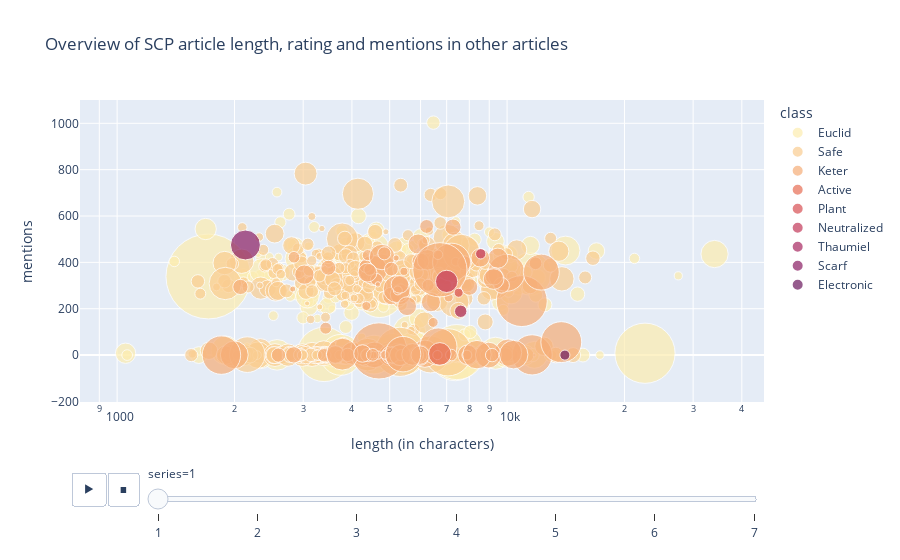

Notebook code for this chart:
### Code cell
figure=px.scatter(
    ratings_df.dropna(subset=["rating"]),
    x="length",
    y="mentions",
    size="rating",
    color="class",
    color_discrete_sequence=px.colors.sequential.matter,
    hover_name="code",
    animation_frame="series",
    hover_data = {"series":False},
    log_x=True,
    size_max=60,
    title="Overview of SCP article length, rating and mentions in other articles",
)
figure.update_layout(xaxis_title="length (in characters)")
figure.show()

### Figure 1 — Plotly figure (JSON) as saved in the notebook; plotly's stock layout.template omitted (floating-point values rounded to 4 significant figures; data arrays with more than 128 entries replaced by an {"elided": "..."} marker saying what was removed)
{"data": [{"customdata": {"elided": "415x1 int values"}, "hovertemplate": "<b>%{hovertext}</b><br><br>class=Euclid<br>length=%{x}<br>mentions=%{y}<br>rating=%{marker.size}<extra></extra>", "hovertext": {"elided": "415 str values"}, "legendgroup": "Euclid", "marker": {"color": "rgb(253, 237, 176)", "size": {"elided": "415 int values"}, "sizemode": "area", "sizeref": 2.129, "symbol": "circle"}, "mode": "markers", "name": "Euclid", "orientation": "v", "showlegend": true, "type": "scatter", "x": {"elided": "415 int values"}, "xaxis": "x", "y": {"elided": "415 int values"}, "yaxis": "y"}, {"customdata": {"elided": "379x1 int values"}, "hovertemplate": "<b>%{hovertext}</b><br><br>class=Safe<br>length=%{x}<br>mentions=%{y}<br>rating=%{marker.size}<extra></extra>", "hovertext": {"elided": "379 str values"}, "legendgroup": "Safe", "marker": {"color": "rgb(250, 205, 145)", "size": {"elided": "379 int values"}, "sizemode": "area", "sizeref": 2.129, "symbol": "circle"}, "mode": "markers", "name": "Safe", "orientation": "v", "showlegend": true, "type": "scatter", "x": {"elided": "379 int values"}, "xaxis": "x", "y": {"elided": "379 int values"}, "yaxis": "y"}, {"customdata": [[1], [1], [1], [1], [1], [1], [1], [1], [1], [1], [1], [1], [1], [1], [1], [1], [1], [1], [1], [1], [1], [1], [1], [1], [1], [1], [1], [1], [1], [1], [1], [1], [1], [1], [1], [1], [1], [1], [1], [1], [1], [1], [1], [1], [1], [1], [1], [1], [1], [1], [1], [1], [1], [1], [1], [1], [1], [1], [1], [1], [1], [1], [1], [1], [1], [1], [1], [1], [1], [1], [1], [1], [1], [1], [1], [1], [1], [1], [1], [1], [1], [1], [1], [1], [1], [1], [1], [1], [1], [1], [1], [1], [1], [1], [1]], "hovertemplate": "<b>%{hovertext}</b><br><br>class=Keter<br>length=%{x}<br>mentions=%{y}<br>rating=%{marker.size}<extra></extra>", "hovertext": ["SCP-016", "SCP-017", "SCP-019", "SCP-020", "SCP-029", "SCP-035", "SCP-047", "SCP-055", "SCP-058", "SCP-059", "SCP-060", "SCP-076", "SCP-090", "SCP-094", "SCP-106", "SCP-122", "SCP-129", "SCP-140", "SCP-149", "SCP-150", "SCP-165", "SCP-169", "SCP-204", "SCP-217", "SCP-233", "SCP-236", "SCP-239", "SCP-255", "SCP-259", "SCP-271", "SCP-274", "SCP-280", "SCP-293", "SCP-307", "SCP-319", "SCP-339", "SCP-352", "SCP-353", "SCP-354", "SCP-363", "SCP-370", "SCP-396", "SCP-409", "SCP-414", "SCP-435", "SCP-469", "SCP-496", "SCP-505", "SCP-510", "SCP-515", "SCP-532", "SCP-575", "SCP-579", "SCP-582", "SCP-589", "SCP-609", "SCP-610", "SCP-616", "SCP-631", "SCP-667", "SCP-673", "SCP-679", "SCP-682", "SCP-689", "SCP-718", "SCP-722", "SCP-734", "SCP-736", "SCP-738", "SCP-742", "SCP-743", "SCP-752", "SCP-770", "SCP-771", "SCP-775", "SCP-785", "SCP-804", "SCP-813", "SCP-835", "SCP-836", "SCP-858", "SCP-861", "SCP-870", "SCP-871", "SCP-902", "SCP-938", "SCP-939", "SCP-940", "SCP-947", "SCP-952", "SCP-953", "SCP-957", "SCP-968", "SCP-990", "SCP-1000"], "legendgroup": "Keter", "marker": {"color": "rgb(246, 173, 119)", "size": [701, 829, 483, 523, 433, 1720, 193, 3364, 792, 221, 450, 1472, 180, 286, 2762, 330, 82, 1455, 247, 265, 437, 891, 209, 781, 171, 134, 691, 171, 181, 89, 158, 203, 31, 85, 435, 143, 332, 303, 1378, 297, 434, 239, 401, 324, 455, 391, 41, 279, 152, 205, 39, 142, 273, 381, 69, 446, 1530, 370, 105, 98, 87, 153, 3134, 379, 216, 145, 156, 331, 782, 190, 341, 409, 139, 72, 67, 254, 712, 125, 873, 79, 135, 105, 466, 1080, 1579, 91, 867, 326, 226, 192, 501, 358, 173, 1341, 1778], "sizemode": "area", "sizeref": 2.129, "symbol": "circle"}, "mode": "markers", "name": "Keter", "orientation": "v", "showlegend": true, "type": "scatter", "x": [4569, 1997, 4997, 4009, 4261, 11595, 3396, 4693, 6155, 4998, 5979, 6666, 4378, 2838, 10908, 5054, 7385, 9959, 2071, 9678, 5325, 4523, 7785, 5214, 4336, 4396, 4778, 11830, 4844, 4357, 4625, 5050, 4663, 5246, 5916, 2841, 5312, 5998, 12238, 8006, 9467, 3480, 3022, 9254, 9235, 6380, 5195, 7265, 6275, 6217, 2820, 4441, 6867, 4385, 5438, 6250, 7204, 8536, 6465, 6649, 7082, 3427, 6725, 5541, 2593, 7198, 4952, 3626, 10063, 3902, 5020, 7921, 5349, 4656, 4540, 5056, 8952, 5371, 10395, 4853, 5353, 7888, 5317, 3780, 1851, 6628, 8372, 4258, 5972, 9156, 5725, 5987, 4523, 5410, 13773], "xaxis": "x", "y": [1, 1, 0, 8, 0, 1, 0, 18, 6, 0, 0, 37, 0, 1, 233, 255, 403, 355, 294, 301, 262, 368, 398, 285, 384, 431, 423, 396, 439, 212, 326, 371, 305, 279, 479, 422, 305, 404, 358, 294, 418, 377, 347, 340, 328, 228, 419, 552, 301, 555, 285, 369, 301, 356, 361, 411, 401, 420, 141, 433, 249, 116, 368, 211, 0, 0, 0, 3, 11, 1, 0, 1, 0, 0, 0, 0, 0, 0, 2, 1, 0, 0, 0, 4, 0, 0, 2, 7, 0, 0, 3, 0, 1, 4, 56], "yaxis": "y"}, {"customdata": [[1]], "hovertemplate": "<b>%{hovertext}</b><br><br>class=Active<br>length=%{x}<br>mentions=%{y}<br>rating=%{marker.size}<extra></extra>", "hovertext": ["SCP-040"], "legendgroup": "Active", "marker": {"color": "rgb(231, 109, 84)", "size": [549], "sizemode": "area", "sizeref": 2.129, "symbol": "circle"}, "mode": "markers", "name": "Active", "orientation": "v", "showlegend": true, "type": "scatter", "x": [6722], "xaxis": "x", "y": [5], "yaxis": "y"}, {"customdata": [[1]], "hovertemplate": "<b>%{hovertext}</b><br><br>class=Plant<br>length=%{x}<br>mentions=%{y}<br>rating=%{marker.size}<extra></extra>", "hovertext": ["SCP-199"], "legendgroup": "Plant", "marker": {"color": "rgb(216, 80, 83)", "size": [88], "sizemode": "area", "sizeref": 2.129, "symbol": "circle"}, "mode": "markers", "name": "Plant", "orientation": "v", "showlegend": true, "type": "scatter", "x": [7511], "xaxis": "x", "y": [269], "yaxis": "y"}, {"customdata": [[1], [1]], "hovertemplate": "<b>%{hovertext}</b><br><br>class=Neutralized<br>length=%{x}<br>mentions=%{y}<br>rating=%{marker.size}<extra></extra>", "hovertext": ["SCP-356", "SCP-407"], "legendgroup": "Neutralized", "marker": {"color": "rgb(195, 56, 90)", "size": [114, 529], "sizemode": "area", "sizeref": 2.129, "symbol": "circle"}, "mode": "markers", "name": "Neutralized", "orientation": "v", "showlegend": true, "type": "scatter", "x": [8560, 6998], "xaxis": "x", "y": [437, 318], "yaxis": "y"}, {"customdata": [[1]], "hovertemplate": "<b>%{hovertext}</b><br><br>class=Thaumiel<br>length=%{x}<br>mentions=%{y}<br>rating=%{marker.size}<extra></extra>", "hovertext": ["SCP-378"], "legendgroup": "Thaumiel", "marker": {"color": "rgb(168, 40, 96)", "size": [164], "sizemode": "area", "sizeref": 2.129, "symbol": "circle"}, "mode": "markers", "name": "Thaumiel", "orientation": "v", "showlegend": true, "type": "scatter", "x": [7606], "xaxis": "x", "y": [189], "yaxis": "y"}, {"customdata": [[1]], "hovertemplate": "<b>%{hovertext}</b><br><br>class=Scarf<br>length=%{x}<br>mentions=%{y}<br>rating=%{marker.size}<extra></extra>", "hovertext": ["SCP-586"], "legendgroup": "Scarf", "marker": {"color": "rgb(138, 29, 99)", "size": [954], "sizemode": "area", "sizeref": 2.129, "symbol": "circle"}, "mode": "markers", "name": "Scarf", "orientation": "v", "showlegend": true, "type": "scatter", "x": [2133], "xaxis": "x", "y": [475], "yaxis": "y"}, {"customdata": [[1]], "hovertemplate": "<b>%{hovertext}</b><br><br>class=Electronic<br>length=%{x}<br>mentions=%{y}<br>rating=%{marker.size}<extra></extra>", "hovertext": ["SCP-720"], "legendgroup": "Electronic", "marker": {"color": "rgb(107, 24, 93)", "size": [108], "sizemode": "area", "sizeref": 2.129, "symbol": "circle"}, "mode": "markers", "name": "Electronic", "orientation": "v", "showlegend": true, "type": "scatter", "x": [14068], "xaxis": "x", "y": [0], "yaxis": "y"}], "layout": {"autosize": true, "legend": {"itemsizing": "constant", "title": {"text": "class"}, "tracegroupgap": 0}, "sliders": [{"active": 0, "currentvalue": {"prefix": "series="}, "len": 0.9, "pad": {"b": 10, "t": 60}, "steps": [{"args": [["1"], {"frame": {"duration": 0, "redraw": false}, "fromcurrent": true, "mode": "immediate", "transition": {"duration": 0, "easing": "linear"}}], "label": "1", "method": "animate"}, {"args": [["2"], {"frame": {"duration": 0, "redraw": false}, "fromcurrent": true, "mode": "immediate", "transition": {"duration": 0, "easing": "linear"}}], "label": "2", "method": "animate"}, {"args": [["3"], {"frame": {"duration": 0, "redraw": false}, "fromcurrent": true, "mode": "immediate", "transition": {"duration": 0, "easing": "linear"}}], "label": "3", "method": "animate"}, {"args": [["4"], {"frame": {"duration": 0, "redraw": false}, "fromcurrent": true, "mode": "immediate", "transition": {"duration": 0, "easing": "linear"}}], "label": "4", "method": "animate"}, {"args": [["5"], {"frame": {"duration": 0, "redraw": false}, "fromcurrent": true, "mode": "immediate", "transition": {"duration": 0, "easing": "linear"}}], "label": "5", "method": "animate"}, {"args": [["6"], {"frame": {"duration": 0, "redraw": false}, "fromcurrent": true, "mode": "immediate", "transition": {"duration": 0, "easing": "linear"}}], "label": "6", "method": "animate"}, {"args": [["7"], {"frame": {"duration": 0, "redraw": false}, "fromcurrent": true, "mode": "immediate", "transition": {"duration": 0, "easing": "linear"}}], "label": "7", "method": "animate"}], "x": 0.1, "xanchor": "left", "y": 0, "yanchor": "top"}], "title": {"text": "Overview of SCP article length, rating and mentions in other articles"}, "updatemenus": [{"buttons": [{"args": [null, {"frame": {"duration": 500, "redraw": false}, "fromcurrent": true, "mode": "immediate", "transition": {"duration": 500, "easing": "linear"}}], "label": "&#9654;", "method": "animate"}, {"args": [[null], {"frame": {"duration": 0, "redraw": false}, "fromcurrent": true, "mode": "immediate", "transition": {"duration": 0, "easing": "linear"}}], "label": "&#9724;", "method": "animate"}], "direction": "left", "pad": {"r": 10, "t": 70}, "showactive": false, "type": "buttons", "x": 0.1, "xanchor": "right", "y": 0, "yanchor": "top"}], "xaxis": {"anchor": "y", "autorange": true, "domain": [0, 1], "range": [2.912, 4.649], "title": {"text": "length (in characters)"}, "type": "log"}, "yaxis": {"anchor": "x", "autorange": true, "domain": [0, 1], "range": [-893.9, 1560.0], "title": {"text": "mentions"}, "type": "linear"}}}
